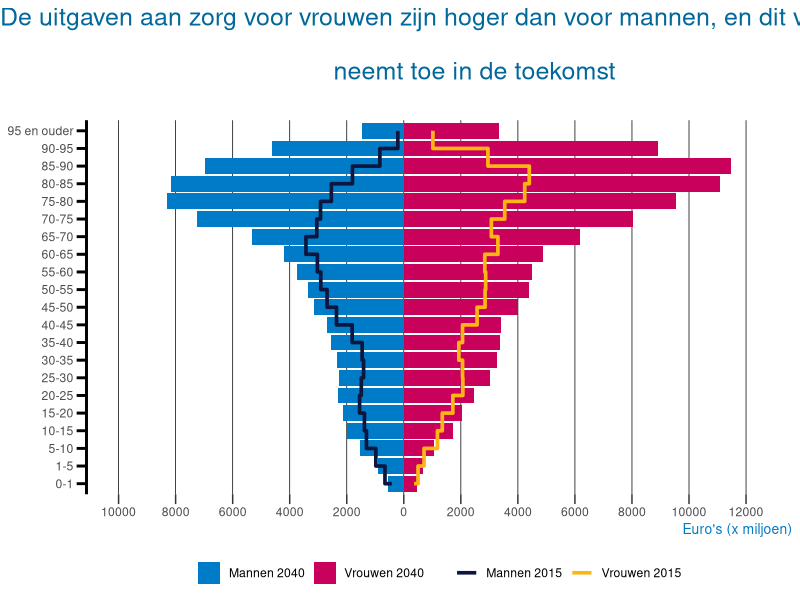
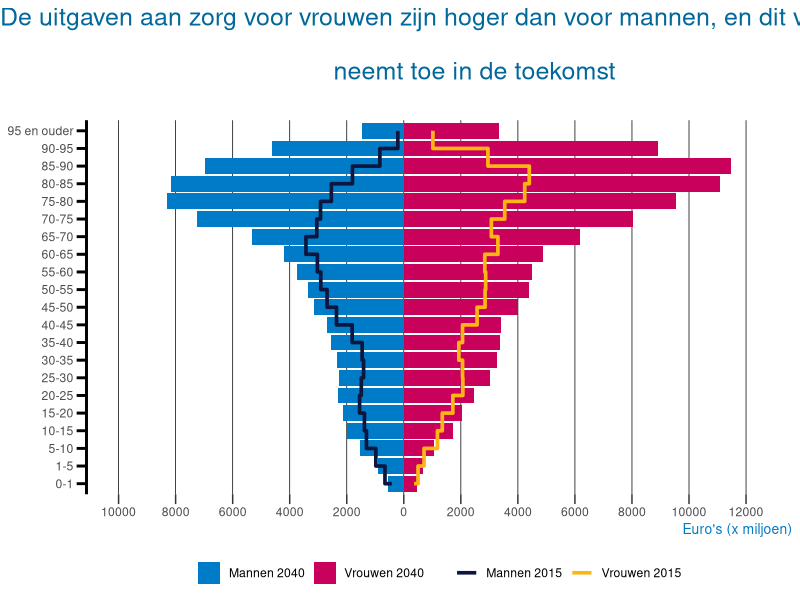

Write the R code that produced these figures, in order.
## ---- chunk 1
library(tidyverse)
## ---- chunk 2
df <- read_csv("zorguitgaven.csv")
rbind(head(df, 3), tail(df, 3))
## ---- chunk 3
df = gather(read_csv('zorguitgaven.csv'), Type, Value, 2:5)
df$Type <- as.factor(df$Type)
df$Category <- factor(df$Category, levels = c("0-1", "1-5", "5-10", "10-15", "15-20",
                                              "20-25", "25-30", "30-35", "35-40", "40-45",
                                              "45-50", "50-55", "55-60", "60-65", "65-70",
                                              "70-75", "75-80", "80-85", "85-90", "90-95",
                                              "95 en ouder"))
rbind(head(df, 3), tail(df, 3))
## ---- chunk 4
ggplot(df, aes(Category, Value)) + 
  geom_bar(data= df %>% filter(Type %in% c('Mannen 2040', 'Vrouwen 2040')),
           aes(fill = Type),
           linetype = 0,
           stat = "identity") +
  scale_fill_manual(values = c("#007BC7", "#CA005D")) +
  geom_step(data = df %>% filter(Type %in% c('Mannen 2015', 'Vrouwen 2015')),
            aes(group = Type, color = Type),
            size = 1.25,
            direction = "vh",
            linetype = 1) +
  scale_color_manual(values = c("#0C163F", "#FFB612")) +
  scale_y_continuous(name = "Euro's (x miljoen)",
                     lim = c(-10000, 12500),
                     breaks = seq(-10000, 12500, 2000),
                     labels = abs(seq(-10000, 12500, 2000))) +
  theme(panel.background = element_blank(),
        panel.grid.major.x = element_line(colour = "black", size = 0.25),
        panel.grid.major.y = element_blank(),
        panel.grid.minor = element_blank(),
        axis.title.x = element_text(colour = "#007BC7", size = 10, hjust = 1),
        axis.title.y = element_blank(),
        plot.title = element_text(color = "#01689B", size= 18, hjust = 0.5),
        legend.position = "bottom",
        legend.title = element_blank(),
        legend.key = element_blank(),
        axis.ticks.length=unit(.25, "cm"),
        axis.line.y = element_line(size = 1, linetype = "solid"),
        axis.ticks.y = element_line(colour = "black", size = 1)) +
  ggtitle("De uitgaven aan zorg voor vrouwen zijn hoger dan voor mannen, en dit verschil\n
          neemt toe in de toekomst\n") +
  coord_flip()
## ---- chunk 5
ggsave("zorguitgaven.png", width=10, height=6)
